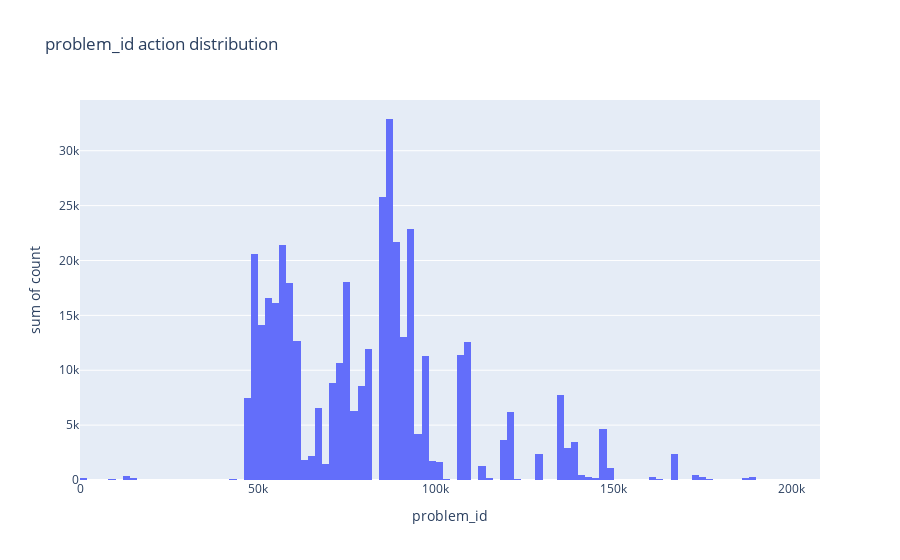

Source (notebook cell):
### Code cell
ds = data['problem_id'].value_counts().reset_index()

ds.columns = [
    'problem_id', 
    'count'
]

ds = ds.sort_values('problem_id')

fig = px.histogram(
    ds, 
    x='problem_id', 
    y='count', 
    title='problem_id action distribution'
)

fig.show()

### Figure 1 — Plotly figure (JSON) as saved in the notebook; plotly's stock layout.template omitted (floating-point values rounded to 4 significant figures; data arrays with more than 128 entries replaced by an {"elided": "..."} marker saying what was removed)
{"data": [{"alignmentgroup": "True", "bingroup": "x", "histfunc": "sum", "hovertemplate": "problem_id=%{x}<br>sum of count=%{y}<extra></extra>", "legendgroup": "", "marker": {"color": "#636efa"}, "name": "", "offsetgroup": "", "orientation": "v", "showlegend": false, "type": "histogram", "x": {"elided": "26688 int values"}, "xaxis": "x", "y": {"elided": "26688 int values"}, "yaxis": "y"}], "layout": {"barmode": "relative", "legend": {"tracegroupgap": 0}, "title": {"text": "problem_id action distribution"}, "xaxis": {"anchor": "y", "domain": [0, 1], "title": {"text": "problem_id"}}, "yaxis": {"anchor": "x", "domain": [0, 1], "title": {"text": "sum of count"}}}}
